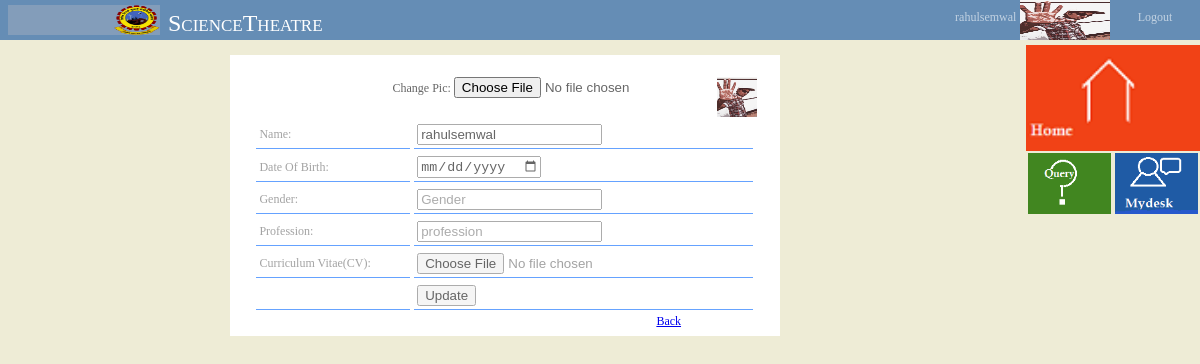
Screenshot of /MAIN/edit_profile.php (signed in) with the database file from the repository.
### tables this page shows
CREATE TABLE IF NOT EXISTS `user` (
  `u_id` bigint(11) NOT NULL AUTO_INCREMENT,
  `name` varchar(100) NOT NULL,
  `username` varchar(100) NOT NULL,
  `password` varchar(100) NOT NULL,
  `dob` date NOT NULL,
  `prof_pic` varchar(50) NOT NULL,
  `gender` varchar(10) DEFAULT NULL,
  `profession` varchar(50) DEFAULT NULL,
  `cv_name` varchar(50) DEFAULT NULL,
  `cv_link` varchar(100) DEFAULT NULL,
  `enable` tinyint(1) DEFAULT '1',
  PRIMARY KEY (`u_id`)
);

### MAIN/edit_profile.php (the view, shortened to what this page needs)
<!DOCTYPE html PUBLIC "-//W3C//DTD XHTML 1.0 Transitional//EN" "http://www.w3.org/TR/xhtml1/DTD/xhtml1-transitional.dtd">
<html xmlns="http://www.w3.org/1999/xhtml">
<head>
<link rel="stylesheet" type="text/css" href="css/layout.css" />
<link rel="stylesheet" type="text/css" href="css/header.css" />
<link rel="stylesheet" type="text/css" href="css/content.css" />
<link rel="stylesheet" type="text/css" href="css/sidebar_right.css" />
<link rel="stylesheet" type="text/css" href="css/bucket_left.css" />
</head>
<body>
<div id="header">
<?php include("header.php");?>
</div>
<div id="content">
<div id="bucket_left">
 <div class="forth_col" style="margin-left:22%;">
   <div class="profile">
 <?php
 $query=mysql_query("select * from user where u_id=$_SESSION[u_id]");
 $row_user_profile=mysql_fetch_array($query);
 ?>
  <form name="update_profile" action="#" method="post" enctype="multipart/form-data">
  <span style="float:right; width:8%"> <img src="<?php echo $row_user_profile['prof_pic']?>" height="40px" width="100%"  /></span>
  <span style="float:right; margin-right:2%;">Change Pic:&nbsp;<input type="file" name="prof_pic" />  </span>
  <table border="0" width="100%" align="center" cellpadding="3px" cellspacing="4px">
  <tr>
   <td width=""><p><label for="cname">Name:</label></p></td>
   <td><input type="text" name="name" value="<?php echo $row_user_profile['name'];?>" placeholder="Your Name" /></td>
  </tr>
  <tr>
    <td><p><label for="cname">Date Of Birth:</label></p></td>
    <td><input type="date" name="dob" value"<?php echo $row_user_profile['dob'];?>" placeholder="Date Of Birth" /></td>
  <tr>
    <td><p><label for="cname">Gender:</label></p></td>
    <td><input type="text" name="gender" value="<?php echo ucfirst($row_user_profile['gender']);?>" placeholder="Gender" /></td>
  </tr>
  <tr>
   <td><p><label for="cname">Profession:</label></p></td>
   <td><input type="text" name="profession" value="<?php echo ucfirst($row_user_profile['profession']);?>" placeholder="profession" /></td>
  </tr>
  <tr>
   <td><p><label for="cname">Curriculum Vitae(CV):</label></p></td>
   <td><p><a href="<?php echo $row_user_profile['cv_link'];?>"><?php echo ucfirst($row_user_profile['cv_name']); ?></a></p>
        <input type="file" name="cv" placeholder="upload cv" />
   </td>
  </tr>
  <tr>
   <td><input type="hidden" name="u_id" value="<?php echo $_SESSION['u_id']; ?>" /></td>
   <td><input type="submit" name="update" value="Update" /></td>
  </tr>
 </table>
 <span style="float:right; width:20%"><?php echo "<a href='home.php'>Back</a>";  ?></span>
   </div>
 </div>
</div>
<div id="sidebar_right">
<?php require_once("sidebar_right.php");?>
</div>
</div>
</body>
</html>

### MAIN/header.php
<div class="header_left">
   <div id="logo">
     <img src="image/logo.png" width="30%" height="30px" />
    </div>
   <div id="web_name"><p>ScienceTheatre</p></div>
</div>
 <?php
            if(@$_SESSION['u_id']!=""){
                $query_prof_pic=mysql_query("select * from user where u_id=$_SESSION[u_id]");
                $row_prof_pic=mysql_fetch_array($query_prof_pic);
       ?>
<div class="header_right">
    <div class="user_name"><p><a href="mydesk.php"><?php echo $row_prof_pic['name'];?></a></p></div>
    <div class="prof_pic"><img src="<?php echo $row_prof_pic['prof_pic']; ?>" width="100%" height="40px" /></div>
    <div  id="logout"><p><a  href="logout.php">Logout</a></p></div>
</div>
<?php }?>

### MAIN/css/layout.css (style rules this page uses)
body { margin:0; padding:0; font-size:12px; font-family:Georgia, "Times New Roman", Times, serif; color:#919191; background-color:rgba(215, 212, 158, 0.42); color:#FFF; }
p { margin-top:0; margin-bottom:0; word-wrap:break-word; }
p a { text-decoration:none; opacity:.6; }

### MAIN/css/header.css (style rules this page uses)
#header { width:100%; height:40px; background-color:#658db5; }
#header .header_left { width:70%; height:inherit; float:left; }
#header .header_right { width:30%; height:inherit; float:right; }
#header .header_left #logo { width:18%; height:30px; margin:5px 1% 5px 1%; background-color:rgba(214, 202, 202, 0.26); float:left; }
#header .header_left #logo img { float:right; }
#header .header_left #web_name { width:80%; height:inherit; float:left; color:#FFFFFF; text-align:start; font-size:2em; font-variant:small-caps; }
#header .header_left #web_name p { margin-top:10px; }
#header .header_right .user_name { width:50%; height:inherit; float:left; color:#FFFFFF; }
#header .header_right .user_name p { margin-top:10px; float:right; margin-right:2%; }
#header .header_right .user_name p a { color:white; }
#header .header_right .prof_pic { width:25%; height:inherit; float:left; }
#header .header_right #logout { width:25%; height:inherit; float:left; text-align:center; }
#header .header_right #logout p,#header .header_right #logout p a { margin-top:10px; text-decoration:none; color:#FFFFFF; }

### MAIN/css/content.css (style rules this page uses)
#content { width:100%; height:auto; }

### MAIN/css/sidebar_right.css (style rules this page uses)
#sidebar_right { width:14.5%; height: auto; margin-top:0.4%; color:#399; float:right; position:fixed; right:0; }

### MAIN/css/bucket_left.css (style rules this page uses)
#bucket_left { width:85%; height:auto; margin-top:0.4%; color:#666666; float:left; padding-bottom:20px; }
.forth_col { width:55%; height:auto; margin:1% 1% 1% 0; border-bottom-right-radius:20px; float:left; }
.profile { height:auto; margin:0% 1% 5% 1%; background:#FFFFFF; padding:4%; }
.profile table tr td { border-bottom:#0066FF inset thin; opacity:0.6; }
#content table { width:100%; height:auto; color:#666666; margin:0 auto; }

### rows the page displays
user: name "rahulsemwal", prof_pic (picture)
